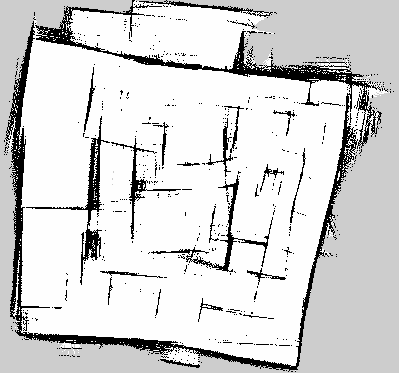
#> input picture autonomous_tb3/config/maze_map.pgm, 399 x 373 px
$ python -i bot_localization.py   (imports and definitions only)
#> lines starting #> are read from the running program, lines starting #| are printed output that depends on the picture; after the words box and inside, x2 and y2 are one past the last pixel; in counts of white or black regions, pixels touching at a corner belong together
#> further down, picture is the input picture: shape (373, 399, 3); min 0, max 254, mean 213.2
import cv2
import numpy as np
from .utilities import ret_smallest_obj,ret_largest_obj

class bot_localizer():

    def __init__(self):

        # State Variables
        self.is_bg_extracted =False

        # Output Variables [BG_model,Refrence_Maze,Rel_Loc_of_car]
        self.bg_model = []
        self.maze_og = []
        self.loc_car = 0

        # Transfomation(Crop + Rotated) Variables
        self.orig_X = 0
        self.orig_Y = 0
        self.orig_rows = 0
        self.orig_cols = 0
        self.transform_arr = []

        self.orig_rot = 0
        self.rot_mat = 0

    # [28 lines left out: functions ret_rois_boundinghull, update_frameofrefrence_parameters, not called in this run]

    @staticmethod
    def connect_objs(bin_img):
        kernel = cv2.getStructuringElement(cv2.MORPH_ELLIPSE,(3,3))
        return(cv2.morphologyEx(bin_img, cv2.MORPH_CLOSE, kernel))

    def extract_bg(self,frame):

        # a) Find Contours of all ROI's in frozen sat_view
        gray = cv2.cvtColor(frame, cv2.COLOR_BGR2GRAY)
        edges = cv2.Canny(gray, 50, 150,None,3)
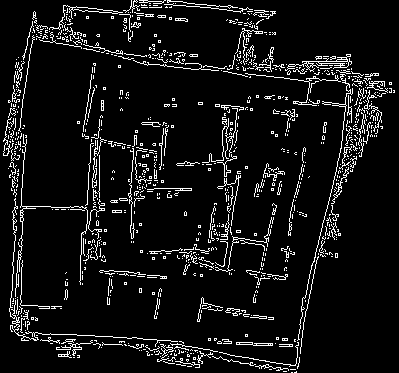
#> edges: shape (373, 399); 7.8% white in thin lines or dots
        # [connect_objs] => Connect disconnected edges that are close enough
        edges = self.connect_objs(edges)
#> in connect_objs, `return(cv2.morphologyEx(bin_img, cv2.MORPH_CLOSE, kernel))`:
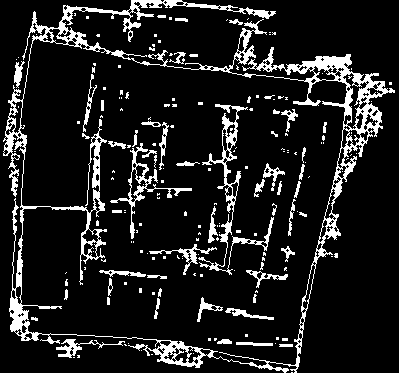
#> returned value: shape (373, 399); 12.3% white; 191 white regions (138 under 20 px)
        cnts = cv2.findContours(edges, cv2.RETR_EXTERNAL, cv2.CHAIN_APPROX_NONE)[0]
#> cnts = 43 contours, 37 with area under 20; largest, box (x1, y1, x2, y2) and area: (3, 0, 395, 373) 95560, (56, 339, 125, 358) 215, (14, 61, 25, 88) 112, (169, 52, 186, 64) 40, (229, 19, 243, 25) 26, (175, 18, 188, 22) 25
        rois_mask = np.zeros((frame.shape[0],frame.shape[1]),dtype= np.uint8)
        for idx,_ in enumerate(cnts):
            cv2.drawContours(rois_mask, cnts, idx, 255,-1)
#> this loop made 43 passes
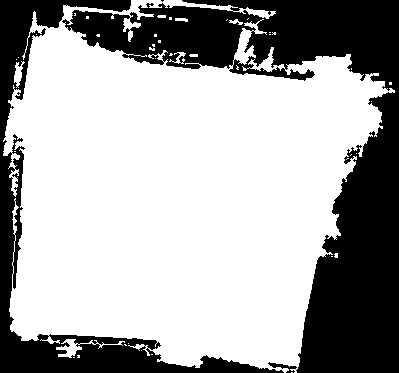
#> rois_mask: shape (373, 399); 66% white; 4 black regions (1 under 20 px), largest, box (x1, y1, x2, y2) and area: (62, 0, 399, 373) 36792, (0, 0, 284, 373) 13678, (268, 362, 297, 373) 110

        # b) Extract BG_model by
        #               i)  removing the smallest object from the scene (Bot)
        #               ii) filling the empty region with Ground_replica
#> (the run stopped early here; a loop or call above may not have finished)

$ run again, on autonomous_tb3/config/tb3_world.pgm
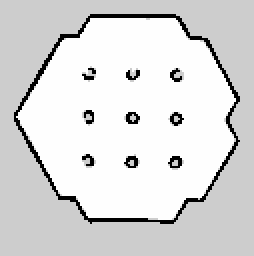
#> input picture autonomous_tb3/config/tb3_world.pgm, 127 x 128 px (shown 2 times larger)
#> picture is the input picture: shape (128, 127, 3); min 0, max 254, mean 217.8
#> in extract_bg, `edges = cv2.Canny(gray, 50, 150,None,3)`:
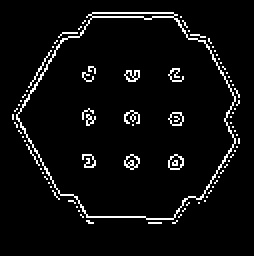
#> edges: shape (128, 127) (shown 2 times larger); 4.9% white in thin lines or dots, all inside (x1, y1, x2, y2) = (6, 6, 120, 112)
#> cnts = 1 contour; box (x1, y1, x2, y2) and area: (6, 6, 120, 112) 8872
#> the loop in extract_bg, `for idx,_ in enumerate(cnts):` made 1 pass
#> after the loop in extract_bg, `for idx,_ in enumerate(cnts):`:
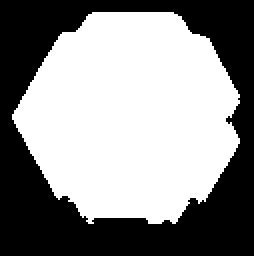
#> rois_mask: shape (128, 127) (shown 2 times larger); 55.6% white; 1 black region, box (x1, y1, x2, y2) and area: (0, 0, 127, 128) 7216
